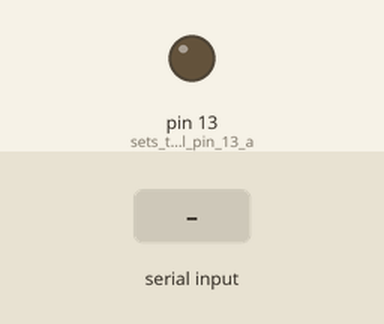
Simulated run of this sketch. Board: Arduino Uno, built with avr-gcc and run on an emulated ATmega328P. On the bench: output pins drawn as LEDs (lit = HIGH). The test bench sets the inputs (shaded band).

Above: at 1.2 s.
1.3 s: "s" received over Serial
At 2.5 s:
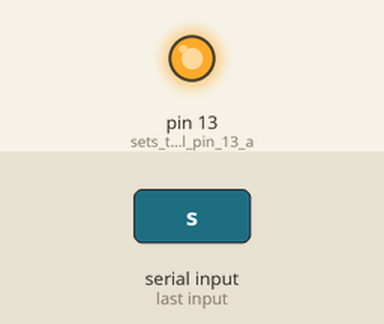
2.8 s: "q" received over Serial
At 3.8 s:
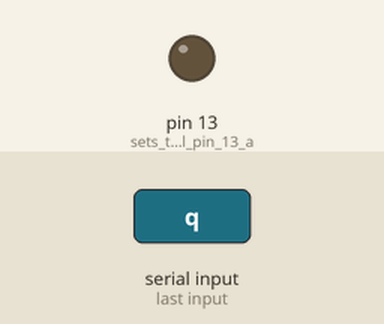
Timing chart, 0 to 5.8 s (numbered marks = the images above; inputs shaded):
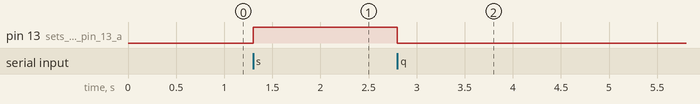

The sketch:

onset_analogin.ino
```cpp
void setup() {
  pinMode(13, OUTPUT);    // sets the digital pin 13 as output
  digitalWrite(13, LOW);  // sets the digital pin 13 off
  Serial.begin(115200);
}

void loop() {
  // read serial input
  int inputchar;
  inputchar = Serial.read();

  if(inputchar!=-1){
    switch(inputchar){
      case 's':
        digitalWrite(13,HIGH);
        break;

      case 'q':
        digitalWrite(13,LOW);
        break;
    }
  }
  else{
  }
}
```

Measured:
- after the input at 1.3 s, pin 13 (sets_the_digital_pin_13_a): LOW → HIGH at once
- after the input at 2.8 s, pin 13 (sets_the_digital_pin_13_a): HIGH → LOW at once
